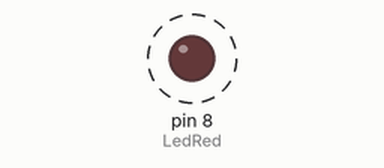
This sketch was run on a simulated Arduino Uno, built with avr-gcc and run on an emulated ATmega328P. On the bench: output pins drawn as LEDs (lit = HIGH). Dashed ring = blinking.

Above: at 0.8 s.
Timing chart, 0 to 3.2 s (numbered marks = the images above):
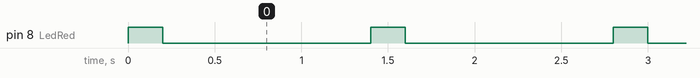

The sketch:

blink.ino
```cpp
int LedRed=8;


void setup() {
  pinMode(LedRed, OUTPUT);
}

void loop() {
  blink(LedRed, 1, 200);

  delay(1000);
}
void blink(int led, int blinkTimes,int interval)
{
  for(int i=0; i<blinkTimes;i++)
  {
      digitalWrite(led, HIGH);   // turn the LED on (HIGH is the voltage level)
      delay(interval);
      digitalWrite(led, LOW);   // turn the LED on (HIGH is the voltage level)
      delay(interval);
  }
}
```

Measured:
- by itself, pin 8 (LedRed): alternates HIGH for 0.20 s and LOW for 1.2 s
